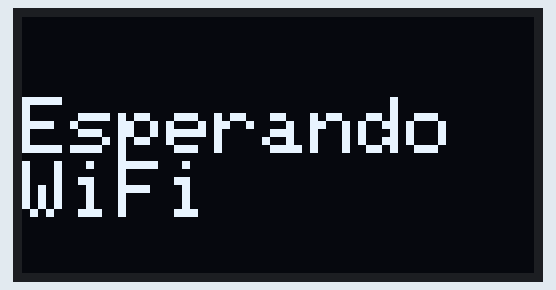
This sketch was run on a simulated ESP32. Shown: 128×64 one-colour display. WiFi joins after 1.5 s; servers stay silent unless stated; what the sketch prints to the serial monitor is not drawn.

Above: at 0.1 s.
At 1.61 s:
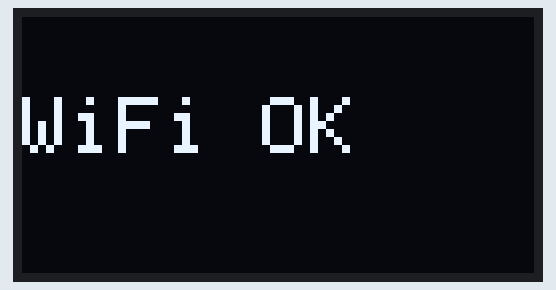

Measured:
- what the display in image 0 shows lasts 1.5 s, from 0.1 s to 1.6 s

The sketch:

main.ino
```cpp
#include <WiFi.h>
#include <Wire.h>
#include <Adafruit_GFX.h>
#include <Adafruit_SSD1306.h>
#include "oled_display.h"
#include "web_server.h"

// WiFi
const char* ssid = "test";  // Cambia por tu SSID
const char* password = "12345678";

// Global text value
String inputText = "";

void setup() {
  Serial.begin(115200);
  initOLED();  // Inicializa pantalla
  displayText("Esperando WiFi");

  WiFi.begin(ssid, password);
  while (WiFi.status() != WL_CONNECTED) {
    delay(500);
    Serial.print(".");
  }

  Serial.println("\nWiFi conectado");
  Serial.println(WiFi.localIP());
  displayText("WiFi OK");

  // Inicia servidor web y pasa el puntero al texto a modificar
  initWebServer(&inputText);
}

void loop() {
  // Mostrar en pantalla el texto recibido por web
  displayText(inputText);
  delay(100);  // Evita parpadeo excesivo
}
```

oled_display.h
```cpp
#ifndef OLED_DISPLAY_H
#define OLED_DISPLAY_H

#include <Adafruit_SSD1306.h>
extern Adafruit_SSD1306 display;

void initOLED() {
  display.begin(SSD1306_SWITCHCAPVCC, 0x3C);
  display.clearDisplay();
  display.setTextSize(2);
  display.setTextColor(WHITE);
  display.display();
}

void displayText(String text) {
  display.clearDisplay();
  display.setCursor(0, 20);
  display.println(text);
  display.display();
}

Adafruit_SSD1306 display(128, 64, &Wire, -1);

#endif
```

web_server.h
```cpp
#ifndef WEB_SERVER_H
#define WEB_SERVER_H
#include "SPIFFS.h"
#include <ESPAsyncWebServer.h>

AsyncWebServer server(80);

void initWebServer(String* sharedText) {
  server.on("/", HTTP_GET, [](AsyncWebServerRequest *request) {
    String html = R"rawliteral(
<!DOCTYPE html>
<html>
<head>
  <meta charset="UTF-8">
  <meta name="viewport" content="width=device-width, initial-scale=1">
  <title>OLED Input</title>
  <style>
    body {
      font-family: Arial, sans-serif;
      background-color: #f4f4f4;
      margin: 0;
      padding: 0;
      text-align: center;
    }
    .container {
      max-width: 90%;
      margin: 30px auto;
      padding: 20px;
      background-color: #ffffff;
      border-radius: 12px;
      box-shadow: 0px 2px 8px rgba(0, 0, 0, 0.15);
    }
    img.logo {
      max-width: 150px;
      margin-top: 20px;
    }
    h2 {
      color: #333;
    }
    input[type="text"] {
      width: 90%;
      padding: 15px;
      font-size: 18px;
      margin: 20px 0;
      border: 1px solid #ccc;
      border-radius: 8px;
    }
    input[type="submit"] {
      padding: 12px 25px;
      font-size: 18px;
      background-color: #611232;
      color: white;
      border: none;
      border-radius: 8px;
      cursor: pointer;
    }
    input[type="submit"]:hover {
      background-color: #0056b3;
    }
  </style>
</head>
<body>
  <img src="https://posgrados.ciateq.edu.mx/PRE-REGISTRO/images/ciateq-vertical.png" class="logo">
  <div class="container">
    <h2>Enviar texto al ESP32</h2>
    <form action="/set" method="POST">
      <input name="text" type="text" placeholder="Escribe un mensaje" required>
      <br>
      <input type="submit" value="Enviar">
    </form>
  </div>
</body>
</html>
)rawliteral";
    request->send(200, "text/html", html);
  });

  server.on("/set", HTTP_POST, [sharedText](AsyncWebServerRequest *request) {
    if (request->hasParam("text", true)) {
      *sharedText = request->getParam("text", true)->value();
      Serial.println("Texto recibido: " + *sharedText);
    }
    request->redirect("/");
  });
  server.serveStatic("/", SPIFFS, "/");
  server.begin();
}

#endif
```
